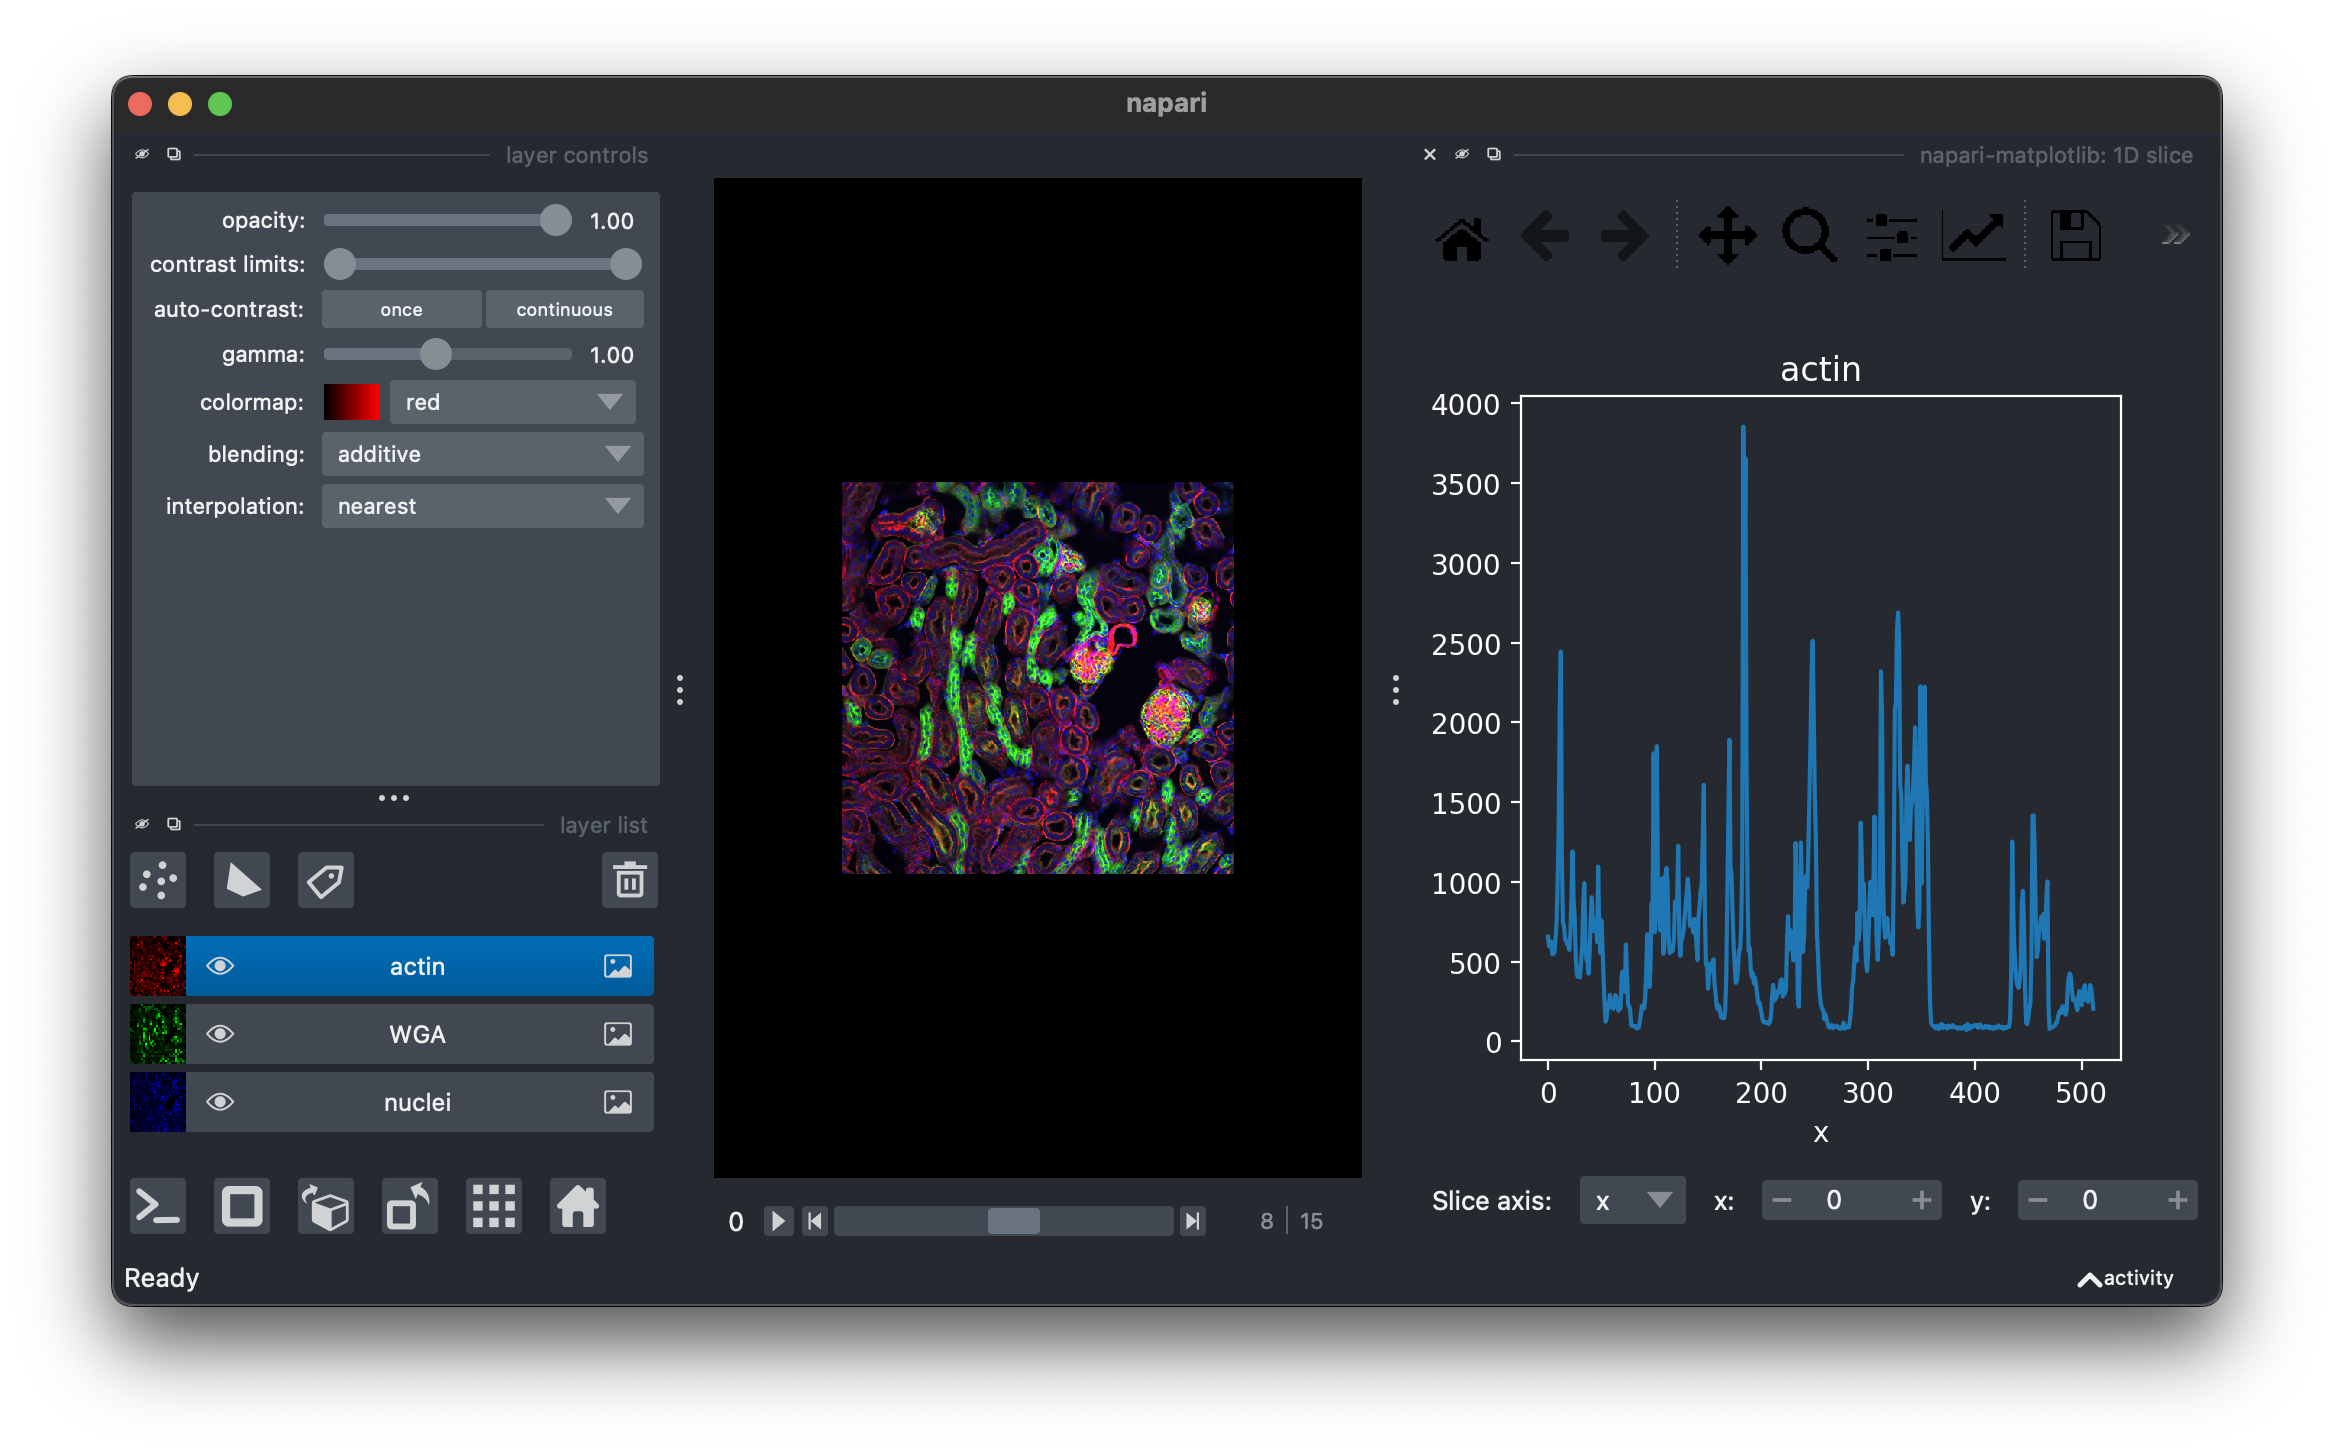

Write Python code to recreate this figure.
"""
1D slices
=========
"""

import napari

viewer = napari.Viewer()
viewer.open_sample("napari", "kidney")

viewer.window.add_plugin_dock_widget(
    plugin_name="napari-matplotlib", widget_name="1D slice"
)

if __name__ == "__main__":
    napari.run()
